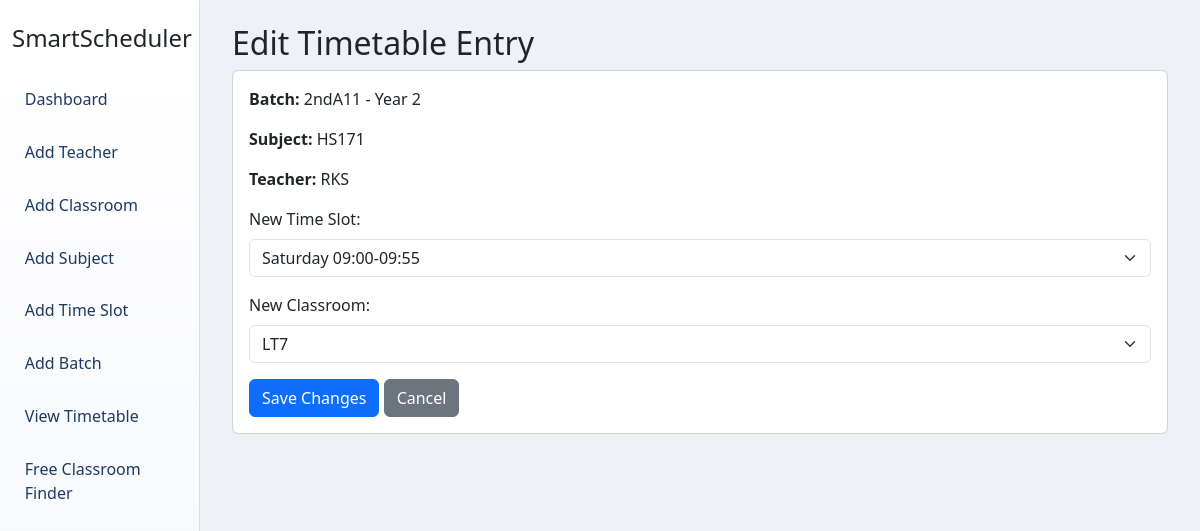
The app's page /edit/54/ with its own data.
### core/models.py (models this page shows, shortened)
class Timetable(models.Model):
    batch = models.ForeignKey(Batch, on_delete=models.CASCADE)
    subject = models.ForeignKey(Subject, on_delete=models.CASCADE)
    teacher = models.ForeignKey(Teacher, on_delete=models.CASCADE)
    classroom = models.ForeignKey(Classroom, on_delete=models.CASCADE)
    timeslot = models.ForeignKey(TimeSlot, on_delete=models.CASCADE)
    class Meta:
        unique_together = ("batch", "timeslot")
        constraints = [
            models.UniqueConstraint(fields=["teacher", "timeslot"], name="unique_teacher_timeslot"),
            models.UniqueConstraint(fields=["classroom", "timeslot"], name="unique_classroom_timeslot"),
        ]

class Batch(models.Model):
    name = models.CharField(max_length=50)
    year = models.PositiveIntegerField()
    subjects = models.ManyToManyField("Subject", blank=True)
    class Meta:
        unique_together = ("name", "year")
        ordering = ["year", "name"]
    def __str__(self):
        return f"{self.name} - Year {self.year}"

class Subject(models.Model):
    name = models.CharField(max_length=100)
    lectures_per_week = models.PositiveIntegerField()
    teachers = models.ManyToManyField(Teacher)
    is_lab = models.BooleanField(default=False)
    class Meta:
        ordering = ["name"]
    def __str__(self):
        return self.name

class Teacher(models.Model):
    name = models.CharField(max_length=100, unique=True)
    def __str__(self):
        return self.name

class TimeSlot(models.Model):
    DAY_CHOICES = [
        ("MON", "Monday"),
        ("TUE", "Tuesday"),
        ("WED", "Wednesday"),
        ("THU", "Thursday"),
        ("FRI", "Friday"),
        ("SAT", "Saturday"),
    ]
    day = models.CharField(max_length=3, choices=DAY_CHOICES)
    start_time = models.TimeField()
    end_time = models.TimeField()
    is_lunch = models.BooleanField(default=False)
    class Meta:
        ordering = ["day", "start_time"]
    def __str__(self):
        return f"{self.get_day_display()} {self.start_time.strftime('%H:%M')}-{self.end_time.strftime('%H:%M')}"

class Classroom(models.Model):
    name = models.CharField(max_length=50, unique=True)
    capacity = models.PositiveIntegerField()

### core/views.py (the view, shortened to what this page needs)
# urls.py: path("edit/<int:entry_id>/", views.edit_timetable_entry, name="edit_entry"),
def edit_timetable_entry(request, entry_id):
    entry = get_object_or_404(Timetable, id=entry_id)
    timeslots = TimeSlot.objects.all()
    classrooms = Classroom.objects.all()
    return render(
        request,
        "edit_timetable.html",
        {"entry": entry, "timeslots": timeslots, "classrooms": classrooms},
    )

### core/templates/edit_timetable.html (shortened to what this page needs)
{% extends 'base.html' %}
{% block content %}
<h2>Edit Timetable Entry</h2>
<div class="card">
    <div class="card-body">
        <p><strong>Batch:</strong> {{ entry.batch }}</p>
        <p><strong>Subject:</strong> {{ entry.subject }}</p>
        <p><strong>Teacher:</strong> {{ entry.teacher }}</p>
        <form method="post">
            <div class="mb-3">
                <label class="form-label">New Time Slot:</label>
                <select name="timeslot" class="form-select" required>
                    {% for ts in timeslots %}
                        <option value="{{ ts.id }}" {% if entry.timeslot.id == ts.id %}selected{% endif %}>{{ ts }}</option>
                    {% endfor %}
                </select>
            </div>
            <div class="mb-3">
                <label class="form-label">New Classroom:</label>
                <select name="classroom" class="form-select" required>
                    {% for cr in classrooms %}
                        <option value="{{ cr.id }}" {% if entry.classroom.id == cr.id %}selected{% endif %}>{{ cr.name }}</option>
                    {% endfor %}
                </select>
            </div>
            <button type="submit" class="btn btn-primary">Save Changes</button>
            <a href="{% url 'timetable_view' %}?batch={{ entry.batch.id }}" class="btn btn-secondary">Cancel</a>
        </form>
    </div>
</div>
{% endblock %}

### core/static/css/custom.css (style rules this page uses)
:root { --sidebar-bg: #f4f6fb; --sidebar-link: #1e3a5f; --sidebar-link-hover: #0d6efd; --tt-page: #2f4155; --tt-panel: #32485f; --tt-header: #2a8dbe; --tt-cell: rgba(255, 255, 255, 0.06); --tt-cell-alt: rgba(255, 255, 255, 0.03); --tt-border: rgba(255, 255, 255, 0.08); --tt-text: #eef5fb; --tt-muted: #a9bfd2; --tt-accent: #53b7f2; }
body { background: #eef2f7; }

### records on screen
Timetable: batch "2ndA11 - Year 2", subject "HS171", teacher "RKS", timeslot "Saturday 09:00-09:55", classroom "LT7"
